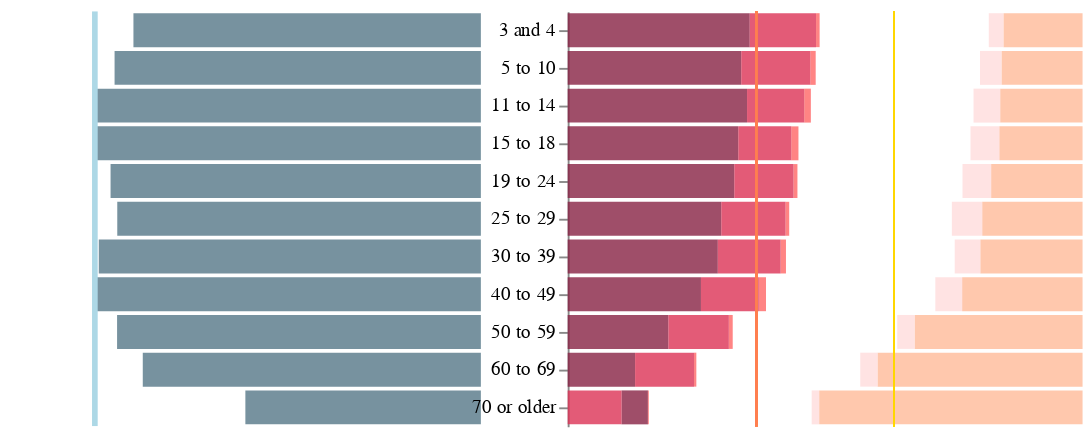

Source (notebook cell):
### Markdown cell above
## age bars

### Code cell
base2 = alt.Chart(age_df).properties(
    width=250, 
)

age_sort = ["3 and 4", "5 to 10", "11 to 14", "15 to 18", "19 to 24", 
            "25 to 29", "30 to 39", "40 to 49", "50 to 59", "60 to 69", "70 or older"]

left_bar2 = base2.transform_filter(
    alt.datum.type=="access"
).encode(
    x=alt.X("value:Q",
            title=None,
            axis=None,
            scale=alt.Scale(domain=[0,100]),
            sort=alt.SortOrder("descending")),
    y=alt.Y("age:N", 
            title=None, 
            axis=None,
            sort=age_sort),
    opacity=OpacityCondition2,
    color=alt.value("#578"),
    tooltip=tooltip_left,
).mark_bar()


left_backbar2 = base2.transform_filter(
    alt.datum.type=="access"
).encode(
    x=alt.X("max_value:Q",
            title=None,
            scale=alt.Scale(domain=[0,100]),
            sort=alt.SortOrder("descending")),
    y=alt.Y("age:N", 
            title=None, 
            axis=None,
            sort=age_sort),
    opacity=OpacityCondition5,
    color=alt.value("#eff"),
    tooltip=tooltip_left,
).mark_bar().properties(
).transform_joinaggregate(
    max_value="max(value):Q",
    groupby=["year"]
)


left_line2 = base2.encode(
    x=alt.X("max(value):Q",
            title=None,
            scale=alt.Scale(domain=[0,100]),
            sort=alt.SortOrder("descending"))
).mark_rule(color="lightblue", size=3).transform_filter(
    alt.datum.type=="access"
)


left_text2 = left_bar2.mark_text(dx=-20).encode(
    text= alt.Text("diff:N", format=".0%"),
    opacity=OpacityCondition5,
).transform_joinaggregate(
    max_value="max(value):Q",
    groupby=["year"]
).transform_calculate(
    diff=(alt.datum.max_value - alt.datum.value)/100,
)

left_bar2 = (left_backbar2 + left_bar2 + left_text2).add_selection(
    select_bar2
).resolve_scale(
    y="shared"
).interactive()


left2 = (left_bar2 + left_line2).add_selection(
    select_year
).transform_filter(
    select_year
).add_selection(
    select_bar2
)



# middle2 = base2.encode(
#     y=alt.Y("age:N", 
#             sort=alt.EncodingSortField(field="order", order='ascending'),
#             axis=None),
#     text=alt.Text("age:N")
# ).mark_text().properties(width=20)


right_bar2_a = base2.encode(
    x=alt.X("value:Q",
            scale=alt.Scale(domain=[0,60]),
            title=None,
            axis=None,
           ),
    y=alt.Y("age:N",
            title=None,
#             axis=None,
            sort=age_sort),
    color=ColorCondition1,
    order=alt.Order("value", sort="descending"),
    opacity=OpacityCondition2,
    tooltip=tooltip_right,
).transform_filter(
    (alt.datum.type=="reasons") & (alt.datum.reason_type == 1)
# ).transform_filter(
#     select_reason
).mark_bar().properties(
#     title="% reasons for not going online at home",
    width=120
).add_selection(
    select_bar2
).add_selection(
    select_reason
)

right_bar2_b = base2.encode(
    x=alt.X("value:Q",
            scale=alt.Scale(domain=[0,60]),
            title=None,
            axis=None,
            sort=alt.SortOrder("descending")
           ),
    y=alt.Y("age:N",
            title=None,
            axis=None,
            sort=alt.EncodingSortField(field="order", order='ascending')),
    color=ColorCondition2,
    order=alt.Order("value", sort="descending"),
    opacity=OpacityCondition2,
    tooltip=tooltip_right,
).transform_filter(
    (alt.datum.type=="reasons") & (alt.datum.reason_type == 0)
# ).transform_filter(
#     select_reason
).mark_bar().properties(
#     title="% reasons for not going online at home",
    width=120
).add_selection(
    select_bar2
).add_selection(
    select_reason
)

right_line2_a = base2.encode(
    x=alt.X("aux:Q",
            title=None,
            scale=alt.Scale(domain=[0,60]))
).mark_rule(color="coral").transform_filter(
    alt.datum.type=="reasons"
)

right_line2_b = base2.encode(
    x=alt.X("aux:Q",
            title=None,
            scale=alt.Scale(domain=[0,60]),
            sort=alt.SortOrder("descending"))
).mark_rule(color="gold").transform_filter(
    alt.datum.type=="reasons"
)

right2_a = (right_bar2_a + right_line2_a).add_selection(
    select_year
).transform_filter(
    select_year
)
    
right2_b = (right_bar2_b + right_line2_b).add_selection(
    select_year
).transform_filter(
    select_year
)

alt.concat(
    left2, right2_a, right2_b, spacing=-5
).configure_axis(
    grid=False
).configure_view(
    strokeOpacity=0
)

### Figure 1 — Vega-Lite specification as saved in the notebook (floating-point values rounded to 4 significant figures; data arrays with more than 128 entries replaced by an {"elided": "..."} marker saying what was removed)
{"config": {"view": {"continuousWidth": 400, "continuousHeight": 300, "strokeOpacity": 0}, "axis": {"grid": false}}, "concat": [{"layer": [{"mark": "bar", "encoding": {"color": {"value": "#eff"}, "opacity": {"condition": {"value": 1, "selection": "selector002"}, "value": 0}, "tooltip": [{"type": "quantitative", "field": "value", "title": "% people w/ Internet at home"}], "x": {"type": "quantitative", "field": "max_value", "scale": {"domain": [0, 100]}, "sort": "descending", "title": null}, "y": {"type": "nominal", "axis": null, "field": "age", "sort": ["3 and 4", "5 to 10", "11 to 14", "15 to 18", "19 to 24", "25 to 29", "30 to 39", "40 to 49", "50 to 59", "60 to 69", "70 or older"], "title": null}}, "selection": {"selector002": {"type": "single", "empty": "none", "on": "mouseover", "fields": ["age"], "clear": "click"}, "selector006": {"type": "interval", "bind": "scales", "encodings": ["x", "y"]}, "select": {"type": "single", "fields": ["year"], "bind": {"input": "radio", "options": ["2010", "2015", "2017"], "name": "year: "}, "init": {"year": "2010"}}}, "transform": [{"filter": "(datum.type === 'access')"}, {"joinaggregate": [{"op": "max", "field": "value", "as": "max_value"}], "groupby": ["year"]}], "width": 250}, {"mark": "bar", "encoding": {"color": {"value": "#578"}, "opacity": {"condition": {"value": 1.0, "selection": "selector002"}, "value": 0.8}, "tooltip": [{"type": "quantitative", "field": "value", "title": "% people w/ Internet at home"}], "x": {"type": "quantitative", "axis": null, "field": "value", "scale": {"domain": [0, 100]}, "sort": "descending", "title": null}, "y": {"type": "nominal", "axis": null, "field": "age", "sort": ["3 and 4", "5 to 10", "11 to 14", "15 to 18", "19 to 24", "25 to 29", "30 to 39", "40 to 49", "50 to 59", "60 to 69", "70 or older"], "title": null}}, "transform": [{"filter": "(datum.type === 'access')"}], "width": 250}, {"mark": {"type": "text", "dx": -20}, "encoding": {"color": {"value": "#578"}, "opacity": {"condition": {"value": 1, "selection": "selector002"}, "value": 0}, "text": {"type": "nominal", "field": "diff", "format": ".0%"}, "tooltip": [{"type": "quantitative", "field": "value", "title": "% people w/ Internet at home"}], "x": {"type": "quantitative", "axis": null, "field": "value", "scale": {"domain": [0, 100]}, "sort": "descending", "title": null}, "y": {"type": "nominal", "axis": null, "field": "age", "sort": ["3 and 4", "5 to 10", "11 to 14", "15 to 18", "19 to 24", "25 to 29", "30 to 39", "40 to 49", "50 to 59", "60 to 69", "70 or older"], "title": null}}, "transform": [{"filter": "(datum.type === 'access')"}, {"joinaggregate": [{"op": "max", "field": "value", "as": "max_value"}], "groupby": ["year"]}, {"calculate": "((datum.max_value - datum.value) / 100)", "as": "diff"}], "width": 250}, {"mark": {"type": "rule", "color": "lightblue", "size": 3}, "encoding": {"x": {"type": "quantitative", "aggregate": "max", "field": "value", "scale": {"domain": [0, 100]}, "sort": "descending", "title": null}}, "transform": [{"filter": "(datum.type === 'access')"}], "width": 250}], "resolve": {"scale": {"y": "shared"}}, "transform": [{"filter": {"selection": "select"}}]}, {"layer": [{"mark": "bar", "encoding": {"color": {"condition": {"type": "nominal", "field": "label", "legend": null, "scale": {"domain": ["Don’t need it (not interested)", "Can use it somewhere else", "Privacy or security concerns", "Too expensive", "No computer or computer inadequate", "Not available in area"], "range": ["#fb9", "#fdd", "#eec", "#824", "#d35", "#f66"]}, "sort": {"field": "value", "order": "ascending"}, "title": "reasons", "selection": "selector004"}, "value": "lightgrey"}, "opacity": {"condition": {"value": 1.0, "selection": "selector002"}, "value": 0.8}, "order": {"type": "quantitative", "field": "value", "sort": "descending"}, "tooltip": [{"type": "nominal", "field": "label", "title": "reason"}, {"type": "quantitative", "field": "value", "title": "% people choosing this reason"}], "x": {"type": "quantitative", "axis": null, "field": "value", "scale": {"domain": [0, 60]}, "title": null}, "y": {"type": "nominal", "field": "age", "sort": ["3 and 4", "5 to 10", "11 to 14", "15 to 18", "19 to 24", "25 to 29", "30 to 39", "40 to 49", "50 to 59", "60 to 69", "70 or older"], "title": null}}, "selection": {"selector002": {"type": "single", "empty": "none", "on": "mouseover", "fields": ["age"], "clear": "click"}, "selector004": {"type": "single", "fields": ["label"], "bind": "legend"}, "select": {"type": "single", "fields": ["year"], "bind": {"input": "radio", "options": ["2010", "2015", "2017"], "name": "year: "}, "init": {"year": "2010"}}}, "transform": [{"filter": "((datum.type === 'reasons') && (datum.reason_type === 1))"}], "width": 120}, {"mark": {"type": "rule", "color": "coral"}, "encoding": {"x": {"type": "quantitative", "field": "aux", "scale": {"domain": [0, 60]}, "title": null}}, "transform": [{"filter": "(datum.type === 'reasons')"}], "width": 250}], "transform": [{"filter": {"selection": "select"}}]}, {"layer": [{"mark": "bar", "encoding": {"color": {"condition": {"type": "nominal", "field": "label", "scale": {"domain": ["Don’t need it (not interested)", "Can use it somewhere else", "Privacy or security concerns", "Too expensive", "No computer or computer inadequate", "Not available in area"], "range": ["#fb9", "#fdd", "#eec", "#824", "#d35", "#f66"]}, "sort": {"field": "value", "order": "ascending"}, "title": "reasons", "selection": "selector004"}, "value": "lightgrey"}, "opacity": {"condition": {"value": 1.0, "selection": "selector002"}, "value": 0.8}, "order": {"type": "quantitative", "field": "value", "sort": "descending"}, "tooltip": [{"type": "nominal", "field": "label", "title": "reason"}, {"type": "quantitative", "field": "value", "title": "% people choosing this reason"}], "x": {"type": "quantitative", "axis": null, "field": "value", "scale": {"domain": [0, 60]}, "sort": "descending", "title": null}, "y": {"type": "nominal", "axis": null, "field": "age", "sort": {"field": "order", "order": "ascending"}, "title": null}}, "selection": {"selector002": {"type": "single", "empty": "none", "on": "mouseover", "fields": ["age"], "clear": "click"}, "selector004": {"type": "single", "fields": ["label"], "bind": "legend"}, "select": {"type": "single", "fields": ["year"], "bind": {"input": "radio", "options": ["2010", "2015", "2017"], "name": "year: "}, "init": {"year": "2010"}}}, "transform": [{"filter": "((datum.type === 'reasons') && (datum.reason_type === 0))"}], "width": 120}, {"mark": {"type": "rule", "color": "gold"}, "encoding": {"x": {"type": "quantitative", "field": "aux", "scale": {"domain": [0, 60]}, "sort": "descending", "title": null}}, "transform": [{"filter": "(datum.type === 'reasons')"}], "width": 250}], "transform": [{"filter": {"selection": "select"}}]}], "data": {"name": "data-de5556057df76438d5c359fd825cf5ae"}, "spacing": -5, "$schema": "https://vega.github.io/schema/vega-lite/v4.0.2.json", "datasets": {"data-de5556057df76438d5c359fd825cf5ae": {"elided": "220 records"}}}
